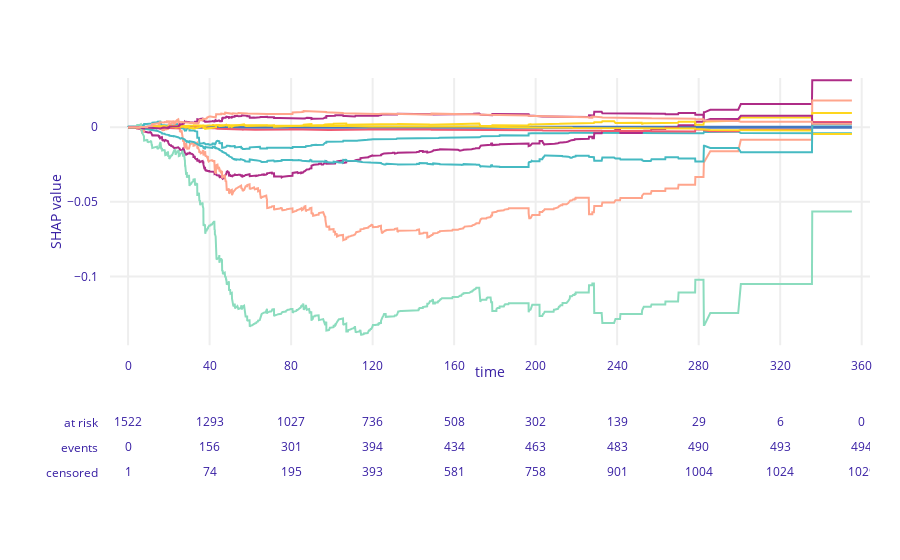

Notebook code for this chart:
### Code cell
#ce code utilise KernelSHAP pour calculer SurvSHAP.
#Il prend une vingtaine de minutes à tourner.
#Pour le faire tourner, remplacer false par True

if False:
    # create explainer
    explainer = SurvivalModelExplainer(model = rsf_comp, data = X_comp_train, y = y_comp_train_RSF)

    # compute SHAP values for a single instance
    observation_A = comutés.iloc[[2]]
    survshap_A = PredictSurvSHAP()
    survshap_A.fit(explainer = explainer, new_observation = observation_A)

    df=survshap_A.result 

    # On sélectionne les colonnes temporelles (celles qui commencent par "t =")
    time_cols = [col for col in df.columns if col.startswith("t =")]

    # On convertit ces colonnes en float pour les trier correctement
    time_values = [float(col.replace("t = ", "")) for col in time_cols]

    # Tracé
    plt.figure(figsize=(12, 6))

    for i, row in df.iterrows():
        contribs = row[time_cols].values.astype(float)
        plt.plot(time_values, contribs, label=row["variable_name"])

    plt.xlabel("Time")
    plt.ylabel("SurvSHAP(t)")
    plt.title("All SurvSHAP values")
    plt.legend(bbox_to_anchor=(1.05, 1), loc='upper left')
    plt.tight_layout()
    plt.grid(True)
    plt.show()

### Figure 1 — Plotly figure (JSON) as saved in the notebook; plotly's stock layout.template omitted (floating-point values rounded to 4 significant figures; data arrays with more than 128 entries replaced by an {"elided": "..."} marker saying what was removed)
{"data": [{"hoverinfo": "text", "hovertemplate": "<b>Average SF</b><br>Time: %{x}<br>Avg SF value: %{text:.6f}<extra></extra>", "line": {"color": "#4378bf", "width": 3}, "mode": "lines", "text": {"elided": "1374 float values"}, "type": "scatter", "x": {"elided": "1374 float values"}, "xaxis": "x", "y": {"elided": "1374 int values"}, "yaxis": "y"}, {"hoverinfo": "text", "hovertemplate": "<b>age_at_diagnosis</b><br>Value: 40.53<br>Time: %{x}<br>SHAP value: %{y:.6f}<extra></extra>", "line": {"color": "#46bac2"}, "mode": "lines", "type": "scatter", "x": {"elided": "1374 float values"}, "xaxis": "x", "y": {"elided": "1374 float values"}, "yaxis": "y"}, {"hoverinfo": "text", "hovertemplate": "<b>er_status</b><br>Value: 0<br>Time: %{x}<br>SHAP value: %{y:.6f}<extra></extra>", "line": {"color": "#ae2c87"}, "mode": "lines", "type": "scatter", "x": {"elided": "1374 float values"}, "xaxis": "x", "y": {"elided": "1374 float values"}, "yaxis": "y"}, {"hoverinfo": "text", "hovertemplate": "<b>her2_status</b><br>Value: 1<br>Time: %{x}<br>SHAP value: %{y:.6f}<extra></extra>", "line": {"color": "#ffa58c"}, "mode": "lines", "type": "scatter", "x": {"elided": "1374 float values"}, "xaxis": "x", "y": {"elided": "1374 float values"}, "yaxis": "y"}, {"hoverinfo": "text", "hovertemplate": "<b>comutation</b><br>Value: 1<br>Time: %{x}<br>SHAP value: %{y:.6f}<extra></extra>", "line": {"color": "#8bdcbe"}, "mode": "lines", "type": "scatter", "x": {"elided": "1374 float values"}, "xaxis": "x", "y": {"elided": "1374 float values"}, "yaxis": "y"}, {"hoverinfo": "text", "hovertemplate": "<b>pik3ca_mut_only</b><br>Value: 0<br>Time: %{x}<br>SHAP value: %{y:.6f}<extra></extra>", "line": {"color": "#f05a71"}, "mode": "lines", "type": "scatter", "x": {"elided": "1374 float values"}, "xaxis": "x", "y": {"elided": "1374 float values"}, "yaxis": "y"}, {"hoverinfo": "text", "hovertemplate": "<b>tp53_mut_only</b><br>Value: 0<br>Time: %{x}<br>SHAP value: %{y:.6f}<extra></extra>", "line": {"color": "#FED61E"}, "mode": "lines", "type": "scatter", "x": {"elided": "1374 float values"}, "xaxis": "x", "y": {"elided": "1374 float values"}, "yaxis": "y"}, {"hoverinfo": "text", "hovertemplate": "<b>tumor_stage_NAN</b><br>Value: 1<br>Time: %{x}<br>SHAP value: %{y:.6f}<extra></extra>", "line": {"color": "#FED61E"}, "mode": "lines", "type": "scatter", "x": {"elided": "1374 float values"}, "xaxis": "x", "y": {"elided": "1374 float values"}, "yaxis": "y"}, {"hoverinfo": "text", "hovertemplate": "<b>tumor_stage_1.0</b><br>Value: 0<br>Time: %{x}<br>SHAP value: %{y:.6f}<extra></extra>", "line": {"color": "#46bac2"}, "mode": "lines", "type": "scatter", "x": {"elided": "1374 float values"}, "xaxis": "x", "y": {"elided": "1374 float values"}, "yaxis": "y"}, {"hoverinfo": "text", "hovertemplate": "<b>tumor_stage_2.0</b><br>Value: 0<br>Time: %{x}<br>SHAP value: %{y:.6f}<extra></extra>", "line": {"color": "#ae2c87"}, "mode": "lines", "type": "scatter", "x": {"elided": "1374 float values"}, "xaxis": "x", "y": {"elided": "1374 float values"}, "yaxis": "y"}, {"hoverinfo": "text", "hovertemplate": "<b>tumor_stage_3.0</b><br>Value: 0<br>Time: %{x}<br>SHAP value: %{y:.6f}<extra></extra>", "line": {"color": "#ffa58c"}, "mode": "lines", "type": "scatter", "x": {"elided": "1374 float values"}, "xaxis": "x", "y": {"elided": "1374 float values"}, "yaxis": "y"}, {"mode": "text", "showlegend": false, "text": ["1523", "1522", "1293", "1027", "736", "508", "302", "139", "29", "6", "0"], "type": "scatter", "x": [-40.0, 0.0, 40.0, 80.0, 120.0, 160.0, 200.0, 240.0, 280.0, 320.0, 360.0], "xaxis": "x2", "y": [0.8, 0.8, 0.8, 0.8, 0.8, 0.8, 0.8, 0.8, 0.8, 0.8, 0.8], "yaxis": "y2"}, {"mode": "text", "showlegend": false, "text": ["0", "0", "156", "301", "394", "434", "463", "483", "490", "493", "494"], "type": "scatter", "x": [-40.0, 0.0, 40.0, 80.0, 120.0, 160.0, 200.0, 240.0, 280.0, 320.0, 360.0], "xaxis": "x2", "y": [0.5, 0.5, 0.5, 0.5, 0.5, 0.5, 0.5, 0.5, 0.5, 0.5, 0.5], "yaxis": "y2"}, {"mode": "text", "showlegend": false, "text": ["0", "1", "74", "195", "393", "581", "758", "901", "1004", "1024", "1029"], "type": "scatter", "x": [-40.0, 0.0, 40.0, 80.0, 120.0, 160.0, 200.0, 240.0, 280.0, 320.0, 360.0], "xaxis": "x2", "y": [0.2, 0.2, 0.2, 0.2, 0.2, 0.2, 0.2, 0.2, 0.2, 0.2, 0.2], "yaxis": "y2"}], "layout": {"font": {"color": "#371ea3"}, "margin": {"b": 71, "l": 110, "pad": 6, "r": 30, "t": 78}, "showlegend": false, "title": {"x": 0.15}, "xaxis": {"anchor": "y", "automargin": true, "domain": [0, 1], "fixedrange": true, "gridwidth": 2, "range": [-8.88, 364.1], "showticklabels": true, "tickcolor": "white", "ticklen": 3, "tickmode": "array", "ticktext": [-40.0, 0.0, 40.0, 80.0, 120.0, 160.0, 200.0, 240.0, 280.0, 320.0, 360.0], "tickvals": [-40.0, 0.0, 40.0, 80.0, 120.0, 160.0, 200.0, 240.0, 280.0, 320.0, 360.0], "title": {"standoff": 0, "text": "time"}, "type": "linear", "zeroline": false}, "xaxis2": {"anchor": "y2", "automargin": true, "domain": [0, 1], "fixedrange": true, "gridwidth": 2, "range": [-8.88, 364.1], "showticklabels": true, "tickcolor": "white", "ticklen": 3, "tickmode": "array", "ticktext": [-40.0, 0.0, 40.0, 80.0, 120.0, 160.0, 200.0, 240.0, 280.0, 320.0, 360.0], "tickvals": [-40.0, 0.0, 40.0, 80.0, 120.0, 160.0, 200.0, 240.0, 280.0, 320.0, 360.0], "title": {"standoff": 0, "text": "time"}, "type": "linear", "visible": false, "zeroline": false}, "yaxis": {"anchor": "x", "automargin": true, "domain": [0.35, 1], "fixedrange": true, "gridwidth": 2, "range": [-0.146, 0.03296], "tickcolor": "white", "ticklen": 3, "ticks": "outside", "title": {"text": "SHAP value"}, "type": "linear", "zeroline": false}, "yaxis2": {"anchor": "x2", "automargin": true, "domain": [0, 0.2], "fixedrange": true, "gridwidth": 2, "range": [0, 1], "showgrid": false, "tickcolor": "white", "ticklen": 3, "ticks": "outside", "ticktext": ["censored", "events", "at risk"], "tickvals": [0.2, 0.5, 0.8], "type": "linear", "zeroline": false}}}
